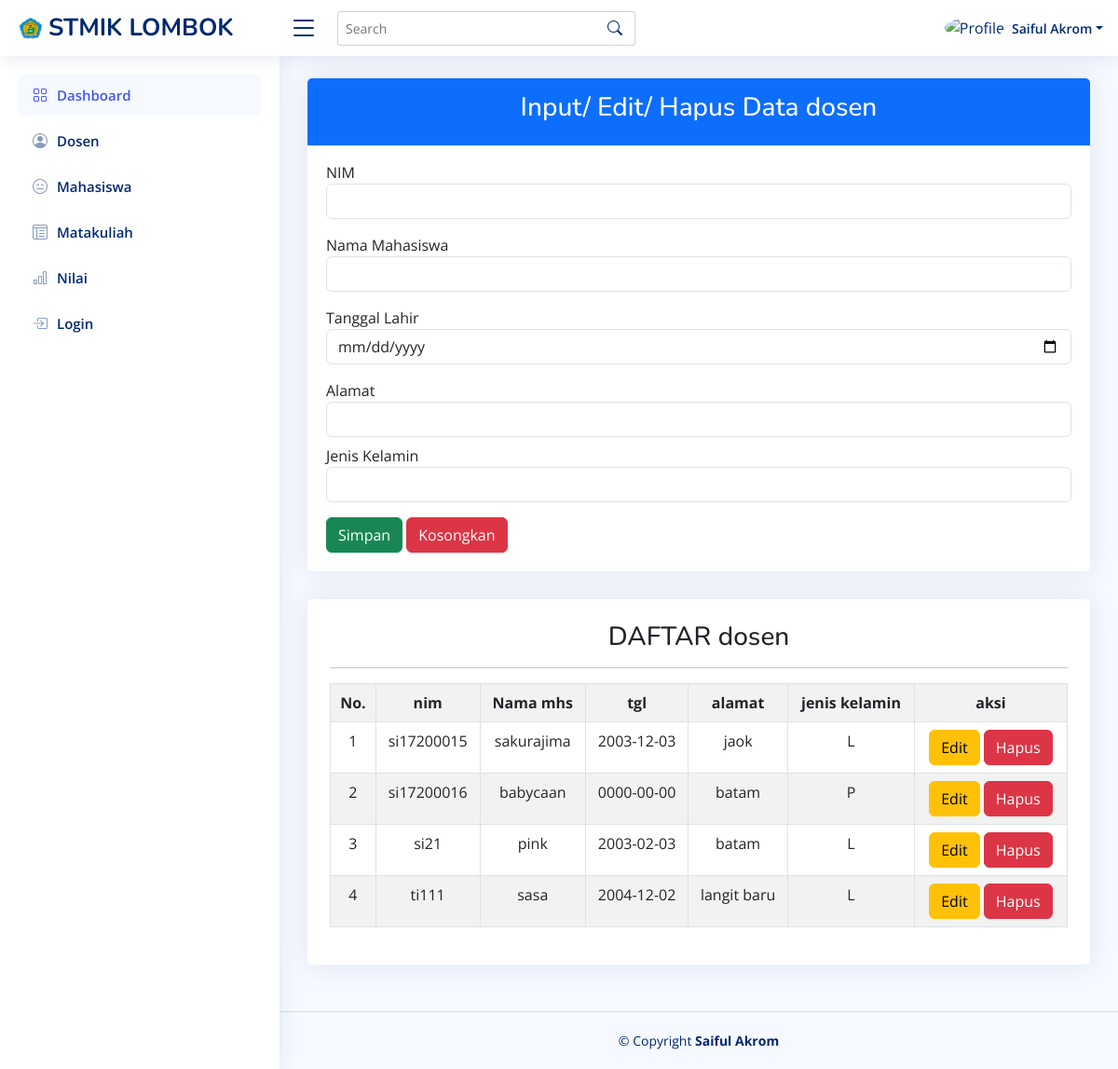
Screenshot of /?page=mahasiswa with the database file from the repository.
### tables this page shows
CREATE TABLE `mahasiswa` (
  `nim` varchar(11) NOT NULL,
  `nama_mhs` varchar(25) NOT NULL,
  `tanggal_lahir` date NOT NULL,
  `alamat` text NOT NULL,
  `jenis_kelamin` enum('L','P') NOT NULL
);

### page/mahasiswa.php (the view, shortened to what this page needs)
<?php
include('C:\xampp\htdocs\app\koneksi.php');
?>
<form action="" method="POST">
    <div class="card mt-1">
        <div class="card-header bg-primary text-white text-center">
            <h3>Input/ Edit/ Hapus Data dosen</h3>
        </div>
        <div class="card-body">
            <div class="form-group pt-3">
                <label>NIM</label>
                <input type="text" name="nim" value="<?= @$vnim ?>" class="form-control">
            </div>
            <div class="form-group pt-3">
                <label>Nama Mahasiswa</label>
                <input type="text" name="nama" value="<?= @$vnama ?>" class="form-control">
            </div>
            <div class="form-group pt-3">
                <label>Tanggal Lahir</label>
                <input type="date" name="tgl" value="<?= @$vtgl ?>" class="form-control">
            </div>
            <div class="form-group pt-3">
                <label>Alamat</label>
                <input type="text" name="alamat" value="<?= @$valamat ?>" class="form-control">
            </div>
            <div class="form-group pt-2">
                <label>Jenis Kelamin</label>
                <input type="text" name="jenis" value="<?= @$vjenis ?>" class="form-control">
            </div>
            <div class="pt-3">
                <button type="submit" class="btn btn-success " name="bsimpan">Simpan</button>
                <button type="reset" class="btn btn-danger" name="breset">Kosongkan</button>
            </div>
        </div>
    </div>
</form>
<div class="card">
    <div class="card-body pt-3">
        <div class="col-md-15 p-1 pt-2 text-center">
            <h3>DAFTAR dosen</h3>
            <hr>
            <table class="table table-bordered table-striped text-center">
                <tr>
                    <th>No.</th>
                    <th>nim</th>
                    <th>Nama mhs</th>
                    <th>tgl</th>
                    <th>alamat</th>
                    <th>jenis kelamin</th>
                    <th>aksi</th>
                </tr>
                <?php
                $no = 1;
                $tampil = mysqli_query($conn, "SELECT * FROM mahasiswa");
                while ($data = mysqli_fetch_array($tampil)) :
                ?>
                    <tr>
                        <td><?= $no++; ?></td>
                        <td><?= $data['nim'] ?></td>
                        <td><?= $data['nama_mhs'] ?></td>
                        <td><?= $data['tanggal_lahir'] ?></td>
                        <td><?= $data['alamat'] ?></td>
                        <td><?= $data['jenis_kelamin'] ?></td>
                        <td>
                            <a href="index.php?page=mahasiswa&hal=edit&id=<?= $data['nim'] ?>" class="btn btn-warning"> Edit </a>
                            <a href="index.php?page=mahasiswa&hal=hapus&id=<?= $data['nim'] ?>" onclick="return confirm('Apakah yakin ingin menghapus data ini?')" class="btn btn-danger"> Hapus </a>
                    </tr>
                <?php endwhile;
                ?>
            </table>
        </div>
    </div>
</div>

### assets/css/style.css (style rules this page uses)
:root { scroll-behavior: smooth; }
body { font-family: "Open Sans", sans-serif; background: #f6f9ff; color: #444444; }
a { color: #4154f1; text-decoration: none; }
h1, h2, h3, h4, h5, h6 { font-family: "Nunito", sans-serif; }
.card { margin-bottom: 30px; border: none; border-radius: 5px; box-shadow: 0px 0 30px rgba(1, 41, 112, 0.1); }
.card-header, .card-footer { border-color: #ebeef4; background-color: #fff; color: #798eb3; padding: 15px; }
.card-body { padding: 0 20px 20px 20px; }

### rows the page displays
mahasiswa: nim "si17200015", nama_mhs "sakurajima", tanggal_lahir "2003-12-03", alamat "jaok", jenis_kelamin "L"
mahasiswa: nim "si17200016", nama_mhs "babycaan", tanggal_lahir "0000-00-00", alamat "batam", jenis_kelamin "P"
mahasiswa: nim "si21", nama_mhs "pink", tanggal_lahir "2003-02-03", alamat "batam", jenis_kelamin "L"
mahasiswa: nim "ti111", nama_mhs "sasa", tanggal_lahir "2004-12-02", alamat "langit baru", jenis_kelamin "L"
